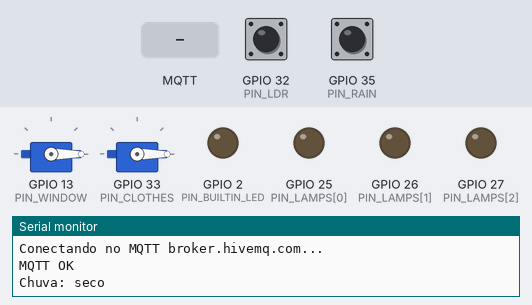
Recording of a sketch running on a simulated ESP32. Shown: 2 × servo, output pins drawn as LEDs (lit = HIGH), the last lines printed to the serial monitor. The test bench sets the inputs (shaded band); at power-on: GPIO 32 (PIN_LDR) HIGH, GPIO 35 (PIN_RAIN) HIGH (analog values on the 0–4095 scale). WiFi joins after 1.5 s; servers stay silent unless stated; no MQTT or app messages arrive unless stated.

Above: at 2.7 s.
2.8 s: MQTT message "on" arrives on the first subscribed topic
At 2.87 s:
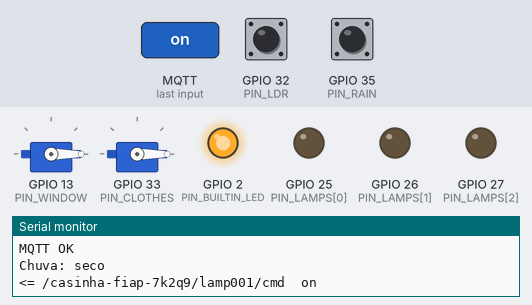
6.2 s: MQTT message "off" arrives on the first subscribed topic
At 7.2 s:
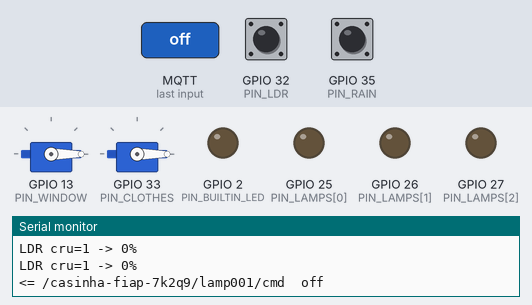
7.7 s: MQTT message "window001" arrives on the first subscribed topic
At 8.4 s:
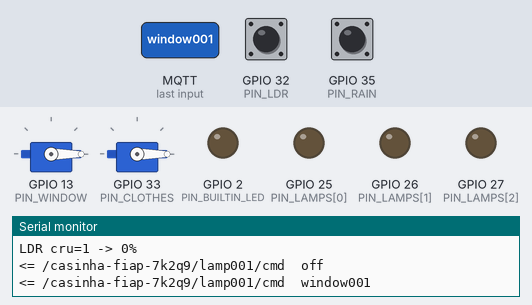
Timing chart, 0 to 10.2 s (numbered marks = the images above; inputs shaded):
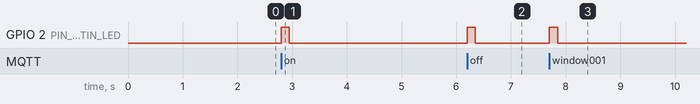

The sketch:

casinha.ino
```cpp
/*
 * Casinha IoT - ESP32 + FIWARE (IoT Agent UltraLight via MQTT público)
 *
 * Bibliotecas (Arduino IDE > Gerenciador de Bibliotecas):
 *   - PubSubClient  (Nick O'Leary)
 *   - ESP32Servo    (Kevin Harrington)
 *
 * Ligações (ajuste os pinos abaixo se precisar):
 *   Sensor de luz (módulo LDR, saída DO)     -> GPIO 32   (VCC no 3V3)
 *   Sensor de chuva (FC-37 + YL-38, saída DO) -> GPIO 35  (VCC no 3V3)
 *   Luz 1 / Luz 2 / Luz 3 (LED ou relé)      -> GPIO 25 / 26 / 27
 *   Servo da janela                          -> GPIO 13
 *   Servo do varal                           -> GPIO 33
 *   Servos: vermelho no VIN (5 V da USB) e GND em comum com o ESP32.
 *
 * Tópicos (UltraLight 2.0):
 *   publica  /<APIKEY>/<device>/attrs    ex: "l|73", "r|1"  ou  "s|on"
 *   assina   /<APIKEY>/<device>/cmd      ex: "lamp001@on|"
 *   responde /<APIKEY>/<device>/cmdexe   ex: "lamp001@on|on"
 */

#include <WiFi.h>
#include <WiFiMulti.h>
#include <PubSubClient.h>
#include <ESP32Servo.h>

// WIFI_SSID e WIFI_PASSWORD ficam em secrets.h (fora do git).
// Copie secrets.example.h para secrets.h e preencha.
#include "secrets.h"

// ---------------- CONFIGURAÇÃO ----------------

const char* MQTT_HOST = "broker.hivemq.com";
const int   MQTT_PORT = 1883;

// Tem que ser IGUAL à APIKEY de fiwares/config.js
const char* APIKEY = "casinha-fiap-7k2q9";

const int PIN_LDR       = 32;
const int PIN_LAMPS[3]  = {25, 26, 27};
const int PIN_WINDOW    = 13;
const int PIN_CLOTHES   = 33;  // não use o GPIO 12: é pino de boot
const int PIN_RAIN      = 35;  // DO do sensor de chuva (GPIO 35 é só entrada; o módulo já tem pull-up)

// Sensor de chuva ligado? Coloque false se ele não estiver na maquete:
// com o pino solto a leitura fica aleatória e a casa acharia que está chovendo.
const bool HAS_RAIN_SENSOR = true;

// Ângulos dos servos (calibre na sua maquete)
const int WINDOW_CLOSED_ANGLE  = 0;
const int WINDOW_OPEN_ANGLE    = 90;
const int CLOTHES_RETRACTED_ANGLE = 0;
const int CLOTHES_EXTENDED_ANGLE  = 180;

// Tempo que cada servo leva para ir de uma ponta à outra (em milissegundos).
// Aumente para girar mais devagar. O movimento acelera e freia suavemente,
// o que evita picos de corrente (o servo não "perde força" no meio).
const unsigned long WINDOW_MOVE_MS  = 3000;  // 3 s
const unsigned long CLOTHES_MOVE_MS = 5000;  // 5 s

// Leituras do LDR para 0% e 100% (calibre: veja o valor cru no Serial Monitor)
const int LDR_DARK  = 0;     // valor no escuro (módulo LDR de 3 pinos? inverta: 4095)
const int LDR_LIGHT = 4095;  // valor com muita luz (módulo LDR de 3 pinos? inverta: 0)

// Módulo LDR com só 3 pinos (VCC, GND, DO)? Ele não tem saída analógica:
// coloque true e ligue o DO no GPIO 32. O painel vai mostrar 0% (escuro) ou 100% (claro).
// O ponto de virada é ajustado no parafusinho azul (potenciômetro) do módulo.
const bool LDR_DIGITAL_ONLY = true;

const unsigned long LUMINOSITY_INTERVAL_MS = 3000;
// Reenvia o estado de tudo de tempos em tempos (o painel usa isso como "sinal de vida")
const unsigned long HEARTBEAT_INTERVAL_MS = 30000;
// LED azul da placa: pisca a cada comando recebido
const int PIN_BUILTIN_LED = 2;
// ----------------------------------------------

const char* LAMP_IDS[3] = {"lamp001", "lamp002", "lamp003"};

WiFiMulti wifiMulti;
WiFiClient espClient;
PubSubClient mqtt(espClient);
Servo windowServo;
Servo clothesServo;

bool lampOn[3] = {false, false, false};
bool windowOpen = false;
bool clothesExtended = false;
int lastRain = -1;  // -1 = ainda não leu; 1 = chovendo; 0 = seco
unsigned long lastLuminosity = 0;
unsigned long lastHeartbeat = 0;
unsigned long ledOffAt = 0;

String topic(const char* device, const char* suffix) {
  return String("/") + APIKEY + "/" + device + "/" + suffix;
}

void publishState(const char* device, const char* state) {
  String payload = String("s|") + state;
  mqtt.publish(topic(device, "attrs").c_str(), payload.c_str());
}

void confirmCommand(const char* device, const String& cmd, const char* result) {
  String payload = String(device) + "@" + cmd + "|" + result;
  mqtt.publish(topic(device, "cmdexe").c_str(), payload.c_str());
}

// Move o servo suavemente em `durationMs`, com aceleração e frenagem (curva cosseno).
// Usa microssegundos para ter mais resolução que graus inteiros = movimento mais liso.
// Cada passo dura 20 ms, que é exatamente um ciclo do sinal do servo (50 Hz).
void moveServo(Servo& s, int fromAngle, int toAngle, unsigned long durationMs) {
  const int fromUs = map(fromAngle, 0, 180, 500, 2400);
  const int toUs = map(toAngle, 0, 180, 500, 2400);
  const int steps = max(1, (int)(durationMs / 20));
  for (int i = 1; i <= steps; i++) {
    float t = (float)i / steps;
    float eased = 0.5f - 0.5f * cosf(PI * t);  // começa devagar, acelera, freia no fim
    s.writeMicroseconds(fromUs + (int)((toUs - fromUs) * eased));
    delay(20);
  }
  s.writeMicroseconds(toUs);
}

// "r|1" = chovendo, "r|0" = seco
void publishRain(int raining) {
  String payload = String("r|") + raining;
  mqtt.publish(topic("rain001", "attrs").c_str(), payload.c_str());
}

void publishAllStates() {
  for (int i = 0; i < 3; i++) publishState(LAMP_IDS[i], lampOn[i] ? "on" : "off");
  publishState("window001", windowOpen ? "open" : "closed");
  publishState("clothesline001", clothesExtended ? "extended" : "retracted");
}

void onMessage(char* t, byte* payload, unsigned int length) {
  String msg;
  for (unsigned int i = 0; i < length; i++) msg += (char)payload[i];
  Serial.printf("<= %s  %s\n", t, msg.c_str());

  // feedback visual: LED da placa acende por 150 ms
  digitalWrite(PIN_BUILTIN_LED, HIGH);
  ledOffAt = millis() + 150;

  int at = msg.indexOf('@');
  int bar = msg.indexOf('|');
  if (at < 0) return;
  String device = msg.substring(0, at);
  String cmd = msg.substring(at + 1, bar < 0 ? msg.length() : bar);

  // Lâmpadas
  for (int i = 0; i < 3; i++) {
    if (device == LAMP_IDS[i] && (cmd == "on" || cmd == "off")) {
      lampOn[i] = (cmd == "on");
      digitalWrite(PIN_LAMPS[i], lampOn[i] ? HIGH : LOW);
      const char* st = lampOn[i] ? "on" : "off";
      confirmCommand(LAMP_IDS[i], cmd, st);
      publishState(LAMP_IDS[i], st);
      return;
    }
  }

  // Janela
  if (device == "window001" && (cmd == "open" || cmd == "close")) {
    bool open = (cmd == "open");
    if (open != windowOpen) {
      moveServo(windowServo,
                windowOpen ? WINDOW_OPEN_ANGLE : WINDOW_CLOSED_ANGLE,
                open ? WINDOW_OPEN_ANGLE : WINDOW_CLOSED_ANGLE,
                WINDOW_MOVE_MS);
      windowOpen = open;
    }
    const char* st = windowOpen ? "open" : "closed";
    confirmCommand("window001", cmd, st);
    publishState("window001", st);
    return;
  }

  // Varal
  if (device == "clothesline001" && (cmd == "extend" || cmd == "retract")) {
    bool ext = (cmd == "extend");
    if (ext != clothesExtended) {
      moveServo(clothesServo,
                clothesExtended ? CLOTHES_EXTENDED_ANGLE : CLOTHES_RETRACTED_ANGLE,
                ext ? CLOTHES_EXTENDED_ANGLE : CLOTHES_RETRACTED_ANGLE,
                CLOTHES_MOVE_MS);
      clothesExtended = ext;
    }
    const char* st = clothesExtended ? "extended" : "retracted";
    confirmCommand("clothesline001", cmd, st);
    publishState("clothesline001", st);
    return;
  }
}

// Cadastra as redes de secrets.h. A segunda (hotspot) só entra se foi preenchida.
void setupWifiNetworks() {
  WiFi.mode(WIFI_STA);
  wifiMulti.addAP(WIFI_SSID, WIFI_PASSWORD);
  Serial.printf("Rede 1: %s\n", WIFI_SSID);
  if (strlen(WIFI_SSID_2) > 0 && strcmp(WIFI_SSID_2, "NOME_DO_HOTSPOT") != 0) {
    wifiMulti.addAP(WIFI_SSID_2, WIFI_PASSWORD_2);
    Serial.printf("Rede 2: %s\n", WIFI_SSID_2);
  }
}

// Procura as redes cadastradas e conecta na que tiver sinal mais forte.
void connectWifi() {
  Serial.print("Conectando no WiFi");
  while (wifiMulti.run(5000) != WL_CONNECTED) {
    Serial.print(".");
  }
  Serial.printf("\nWiFi OK: %s, IP %s\n", WiFi.SSID().c_str(), WiFi.localIP().toString().c_str());
}

void connectMqtt() {
  while (!mqtt.connected()) {
    String clientId = "casinha-esp32-" + String((uint32_t)ESP.getEfuseMac(), HEX);
    Serial.printf("Conectando no MQTT %s...\n", MQTT_HOST);
    if (mqtt.connect(clientId.c_str())) {
      Serial.println("MQTT OK");
      for (int i = 0; i < 3; i++) mqtt.subscribe(topic(LAMP_IDS[i], "cmd").c_str());
      mqtt.subscribe(topic("window001", "cmd").c_str());
      mqtt.subscribe(topic("clothesline001", "cmd").c_str());
      publishAllStates();
    } else {
      Serial.printf("Falhou (rc=%d), tentando de novo em 2s\n", mqtt.state());
      delay(2000);
    }
  }
}

void setup() {
  Serial.begin(115200);

  for (int i = 0; i < 3; i++) {
    pinMode(PIN_LAMPS[i], OUTPUT);
    digitalWrite(PIN_LAMPS[i], LOW);
  }
  pinMode(PIN_BUILTIN_LED, OUTPUT);
  digitalWrite(PIN_BUILTIN_LED, LOW);
  analogReadResolution(12);
  // Módulo digital: pull-up interno deixa o sinal estável (GPIO 34-39 não têm pull-up; use 32 ou 33)
  if (LDR_DIGITAL_ONLY) pinMode(PIN_LDR, INPUT_PULLUP);
  if (HAS_RAIN_SENSOR) pinMode(PIN_RAIN, INPUT);

  windowServo.setPeriodHertz(50);
  clothesServo.setPeriodHertz(50);
  windowServo.attach(PIN_WINDOW, 500, 2400);
  clothesServo.attach(PIN_CLOTHES, 500, 2400);
  windowServo.write(WINDOW_CLOSED_ANGLE);
  clothesServo.write(CLOTHES_RETRACTED_ANGLE);

  setupWifiNetworks();
  connectWifi();
  mqtt.setServer(MQTT_HOST, MQTT_PORT);
  mqtt.setCallback(onMessage);
  mqtt.setBufferSize(512);
  // o movimento lento do servo segura o loop por alguns segundos;
  // keepalive maior evita o broker achar que o ESP32 caiu
  mqtt.setKeepAlive(60);
}

void loop() {
  if (WiFi.status() != WL_CONNECTED) connectWifi();
  if (!mqtt.connected()) connectMqtt();
  mqtt.loop();

  if (millis() - lastLuminosity >= LUMINOSITY_INTERVAL_MS) {
    lastLuminosity = millis();
    int raw, pct;
    if (LDR_DIGITAL_ONLY) {
      raw = digitalRead(PIN_LDR);          // DO do módulo: LOW = claro, HIGH = escuro
      pct = (raw == LOW) ? 100 : 0;
    } else {
      raw = analogRead(PIN_LDR);
      pct = constrain(map(raw, LDR_DARK, LDR_LIGHT, 0, 100), 0, 100);
    }
    String payload = String("l|") + pct;
    mqtt.publish(topic("ldr001", "attrs").c_str(), payload.c_str());
    Serial.printf("LDR cru=%d -> %d%%\n", raw, pct);
    if (HAS_RAIN_SENSOR && lastRain >= 0) publishRain(lastRain);  // repete junto com a luz
  }

  // Chuva: lê sempre e avisa na hora em que muda (com 300 ms de confirmação contra ruído)
  if (HAS_RAIN_SENSOR) {
    static int candidate = -1;
    static unsigned long candidateSince = 0;
    int now = (digitalRead(PIN_RAIN) == LOW) ? 1 : 0;  // DO do módulo: LOW = molhado
    if (now != candidate) {
      candidate = now;
      candidateSince = millis();
    } else if (now != lastRain && millis() - candidateSince >= 300) {
      lastRain = now;
      publishRain(lastRain);
      Serial.println(lastRain ? "Chuva: MOLHADO" : "Chuva: seco");
    }
  }

  if (millis() - lastHeartbeat >= HEARTBEAT_INTERVAL_MS) {
    lastHeartbeat = millis();
    publishAllStates();
  }

  if (ledOffAt && millis() >= ledOffAt) {
    digitalWrite(PIN_BUILTIN_LED, LOW);
    ledOffAt = 0;
  }
}
```

secrets.example.h
```cpp
// Copie este arquivo para "secrets.h" (mesma pasta) e coloque os dados do seu Wi-Fi.
// O secrets.h está no .gitignore para a senha não ir para o GitHub.
#pragma once

// Rede principal (casa)
const char* WIFI_SSID     = "NOME_DA_REDE";
const char* WIFI_PASSWORD = "SENHA_DA_REDE";

// Segunda rede (hotspot do celular, para a apresentação na faculdade).
// O ESP32 tenta as duas e conecta na que estiver disponível.
// Se não for usar, deixe como está.
const char* WIFI_SSID_2     = "NOME_DO_HOTSPOT";
const char* WIFI_PASSWORD_2 = "SENHA_DO_HOTSPOT";
```

Measured:
- after the input at 2.8 s, GPIO 2 (PIN_BUILTIN_LED): LOW → HIGH at once, → LOW 0.15 s later
- after the input at 6.2 s, GPIO 2 (PIN_BUILTIN_LED): LOW → HIGH at once, → LOW 0.15 s later
- after the input at 7.7 s, GPIO 2 (PIN_BUILTIN_LED): LOW → HIGH at once, → LOW 0.15 s later
